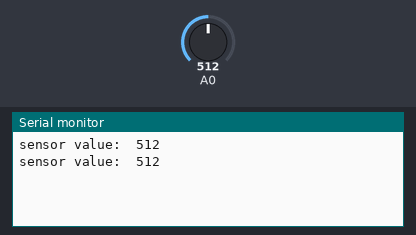
Bench run of a sketch on a simulated Arduino Nano, built with avr-gcc and run on an emulated ATmega328P. Parts: the last lines printed to the serial monitor. Inputs (shaded band) come from the test bench; at power-on: A0 = 512.

Above: at 1.8 s.
1.9 s: A0 set to 716
At 2.3 s:
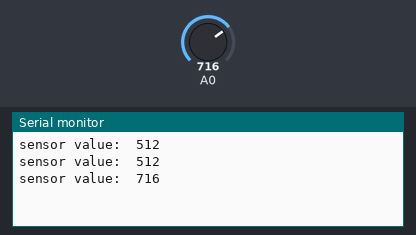
3.4 s: A0 set to 900
At 4.8 s:
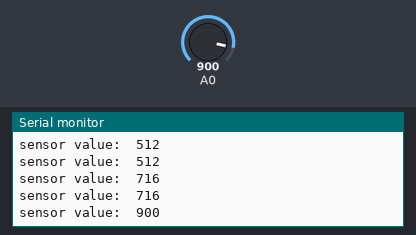
Timing chart, 0 to 6.4 s (numbered marks = the images above; inputs shaded):
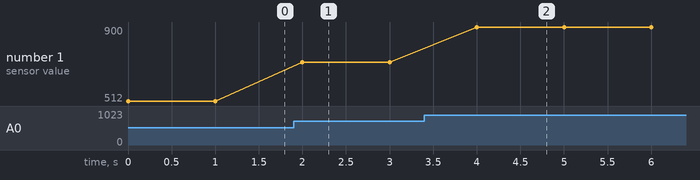

The sketch:

nano.ino
```cpp
int analog_read;
void setup() {
  // put your setup code here, to run once:
Serial.begin (9600);

}

void loop() {
  // put your main code here, to run repeatedly:
analog_read= analogRead(A0);


Serial.print("sensor value:  ");
Serial.println(analog_read);
delay(1000);

}
```

Measured:
- after the input at 1.9 s, the serial monitor: prints a new line after 0.10 s (image 1)
- after the input at 3.4 s, the serial monitor: prints a new line after 0.60 s (image 2)
- plotted number 1: 512 → 716 after the input at 1.9 s, 716 → 900 after the input at 3.4 s
